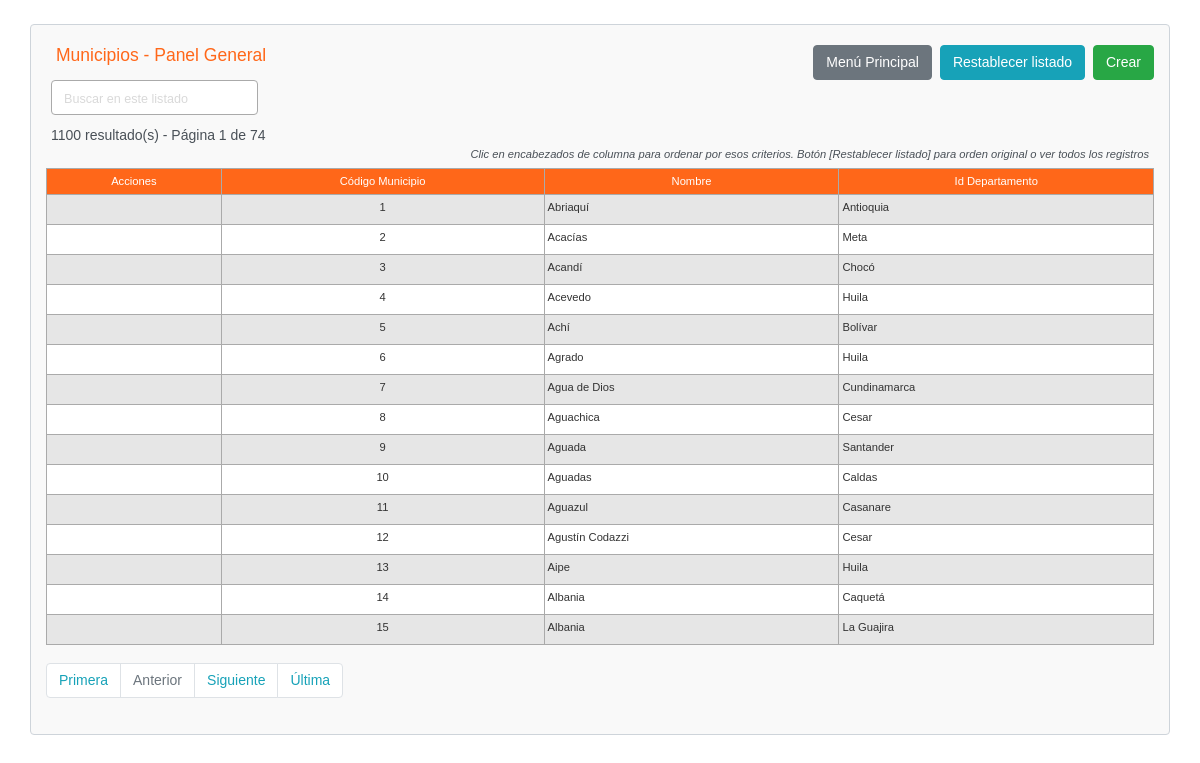
Screenshot of /app/municipios/municipios-index.php with the database file from the repository.
### tables this page shows
CREATE TABLE `municipios` (
  `idMunicipio` int(4) NOT NULL,
  `municipio` varchar(255) DEFAULT NULL,
  `codigoMunicipio` int(4) DEFAULT NULL,
  `idDepartamento` int(3) NOT NULL,
  `estado` tinyint(4) UNSIGNED NOT NULL DEFAULT 1,
  `auditoria` datetime DEFAULT current_timestamp() ON UPDATE current_timestamp()
);

CREATE TABLE `departamentos` (
  `idDepartamento` int(3) NOT NULL,
  `departamento` varchar(255) DEFAULT NULL,
  `codigoDepartamento` int(3) DEFAULT NULL,
  `estado` tinyint(4) DEFAULT 1,
  `auditoria` datetime DEFAULT current_timestamp() ON UPDATE current_timestamp()
);

### app/core/config.php (called while the page is built, shortened)
<?php
$no_of_records_per_page = 15;
?>

### app/municipios/municipios-index.php (the view, shortened to what this page needs)
<!DOCTYPE html>
<html lang="es">
<head>
    <link rel="stylesheet" href="../css/bootstrap.min.css">
    <link rel="stylesheet" href="../css/estilos.css" />
</head>
<body>
    <section class="pt-4">
        <div class="container-fluid index">
            <div class="row">
                <div class="col-md-12">
                    <div class="page-header clearfix">
                        <h2 class="float-left">Municipios - Panel General</h2>
                        <a href="municipios-create.php" class="btn btn-success float-right">Crear</a>
                        <a href="municipios-index.php" class="btn btn-info float-right mr-2">Restablecer listado</a>
                        <a href="../core/menu.php" class="btn btn-secondary float-right mr-2">Menú Principal</a>
                    </div>
                    <div class="form-row">
                        <form action="municipios-index.php" method="get">
                        <div class="col">
                          <input type="text" class="form-control" placeholder="Buscar en este listado" name="search">
                        </div>
                        </form>
                    </div>
                    <?php
                    require_once "../core/config.php";
                    $domain     = $_SERVER['HTTP_HOST'];
                    $script   = $_SERVER['SCRIPT_NAME'];
                    $parameters   = $_SERVER['QUERY_STRING'];
                    $protocol=strpos(strtolower($_SERVER['SERVER_PROTOCOL']),'https')
                                === FALSE ? 'http' : 'https';
                    $currenturl = $protocol . '://' . $domain. $script . '?' . $parameters;
                    if (isset($_GET['pageno'])) {
                        $pageno = $_GET['pageno'];
                    } else {
                        $pageno = 1;
                    }
                    $offset = ($pageno-1) * $no_of_records_per_page;
                    $total_pages_sql = "SELECT COUNT(*) FROM municipios";
                    $result = mysqli_query($link,$total_pages_sql);
                    $total_rows = mysqli_fetch_array($result)[0];
                    $total_pages = ceil($total_rows / $no_of_records_per_page);
                    $order = 'idMunicipio';
                    $sortBy = array('asc', 'desc'); $sort = 'asc';
                    $sql = "SELECT MN.*,
                            DP.departamento
                            FROM municipios MN
                            LEFT JOIN departamentos DP ON DP.idDepartamento = MN.idDepartamento
                            ORDER BY $order $sort
                            LIMIT $offset, $no_of_records_per_page";
                    $count_pages = "SELECT * FROM municipios";
                    if(!empty($_GET['search'])) {
                        $search = ($_GET['search']);
                        $sql = "SELECT MN.*,
                            DP.departamento
                            FROM municipios MN
                            LEFT JOIN departamentos DP ON DP.idDepartamento = MN.idDepartamento
                            WHERE CONCAT (MN.codigoMunicipio,MN.municipio,DP.departamento,MN.estado,MN.auditoria)
                            LIKE '%$search%'
                            ORDER BY $order $sort
                            LIMIT $offset, $no_of_records_per_page";
                        $count_pages = "SELECT MN.*,
                            DP.departamento
                            FROM municipios MN
                            LEFT JOIN departamentos DP ON DP.idDepartamento = MN.idDepartamento
                            WHERE CONCAT (MN.codigoMunicipio,MN.municipio,DP.departamento,MN.estado,MN.auditoria)
                            LIKE '%$search%'
                            ORDER BY $order $sort";
                    }
                    else {
                        $search = "";
                    }
                    if($result = mysqli_query($link, $sql)){
                        if(mysqli_num_rows($result) > 0){
                            if ($result_count = mysqli_query($link, $count_pages)) {
                               $total_pages = ceil(mysqli_num_rows($result_count) / $no_of_records_per_page);
                           }
                            $number_of_results = mysqli_num_rows($result_count);
                            echo "<div class='cantidad-paginas'>" . $number_of_results . " resultado(s) - Página " . $pageno . " de " . $total_pages . "</div>";
                            echo "<p class='tip-columnas-index'>Clic en encabezados de columna para ordenar por esos criterios. Botón [Restablecer listado] para orden original o ver todos los registros</p>";
                            echo "<div class='seccion-tabla-scroll-horizontal'>";
                            echo "<table class='estilo-tabla-index table table-bordered table-striped'>";
                                echo "<thead>";
                                    echo "<tr>";
                                        echo "<th class='estilo-acciones'>Acciones</th>";
                                        echo "<th><a href=?search=$search&sort=&order=codigoMunicipio&sort=$sort>Código Municipio</th>";
										echo "<th><a href=?search=$search&sort=&order=municipio&sort=$sort>Nombre</th>";
										echo "<th><a href=?search=$search&sort=&order=idDepartamento&sort=$sort>Id Departamento</th>";
                                    echo "</tr>";
                                echo "</thead>";
                                echo "<tbody>";
                                while($row = mysqli_fetch_array($result)){
                                    echo "<tr>";
                                    echo "<td class='centrar-columna'>";
                                        echo "<a href='municipios-read.php?idMunicipio=". $row['idMunicipio'] ."'><i class='far fa-eye'></i></a>";
                                        echo "<a href='municipios-update.php?idMunicipio=". $row['idMunicipio'] ."'><i class='far fa-edit'></i></a>";
                                        echo "<a href='municipios-delete.php?idMunicipio=". $row['idMunicipio'] ."'><i class='far fa-trash-alt'></i></a>";
                                    echo "</td>";
                                    echo "<td class='centrar-columna'>" . $row['codigoMunicipio'] . "</td>";
                                    echo "<td>" . $row['municipio'] . "</td>";
                                    echo "<td>" . $row['departamento'] . "</td>";
                                    echo "</tr>";
                                }
                                echo "</tbody>";
                            echo "</table>";
                            echo "</div>";
?>
                                <ul class="pagination" align-right>
                                <?php
                                    $new_url = preg_replace('/&?pageno=[^&]*/', '', $currenturl);
                                 ?>
                                    <li class="page-item"><a class="page-link" href="<?php echo $new_url .'&pageno=1' ?>">Primera</a></li>
                                    <li class="page-item <?php if($pageno <= 1){ echo 'disabled'; } ?>">
                                        <a class="page-link" href="<?php if($pageno <= 1){ echo '#'; } else { echo $new_url ."&pageno=".($pageno - 1); } ?>">Anterior</a>
                                    </li>
                                    <li class="page-item <?php if($pageno >= $total_pages){ echo 'disabled'; } ?>">
                                        <a class="page-link" href="<?php if($pageno >= $total_pages){ echo '#'; } else { echo $new_url . "&pageno=".($pageno + 1); } ?>">Siguiente</a>
                                    </li>
                                    <li class="page-item <?php if($pageno >= $total_pages){ echo 'disabled'; } ?>">
                                        <a class="page-item"><a class="page-link" href="<?php echo $new_url .'&pageno=' . $total_pages; ?>">Última</a>
                                    </li>
                                </ul>
<?php
                        } else{
                            echo "<p class='lead sin-registros'><em>No se encontraron coincidencias.</em></p>";
                        }
                    } else{
                        echo "ERROR: No fue posible ejecutar $sql. " . mysqli_error($link);
                    }
                    ?>
                </div>
            </div>
        </div>
    </section>
</body>
</html>

### app/css/estilos.css (style rules this page uses)
body { background-color: white; margin: 0; font-family: "Muli", sans-serif; font-size: 14px; color: #495057; }
table.estilo-tabla-index { border: 1px solid #aaaaaa; background-color: #f2f2f2; width: 100%; text-align: left; border-collapse: collapse; margin-bottom: 3px; }
table.estilo-tabla-index td, table.estilo-tabla-index th { border: 1px solid #aaaaaa; padding: 4px 3px; }
table.estilo-tabla-index tbody td { font-size: 0.8em; color: #333333; }
table.estilo-tabla-index tr:nth-child(even) { background: #ffffff; }
table.estilo-tabla-index thead { background: #ff6719; border-bottom: 0px solid #444444; }
table.estilo-tabla-index thead th { font-size: 0.8em; font-weight: normal; color: #ffffff; text-align: center; border-left: 0px solid #aaaaaa; }
table.estilo-tabla-index thead th:first-child { border-left: none; }
table.estilo-tabla-index thead a { padding: 2px 2px; color: #ffffff; text-decoration: none; }
.page-header h2 { margin-top: 0; }
.estilo-acciones { color: #000000; text-decoration: none; }
input[name="search"]::placeholder { opacity: 1; color: #d9d9d9; font-size: 0.9em; }
input.form-control, input.solo-lectura { background-color: #FFFFEE; border-color: #AAAAAA; }
input[name="search"] { background-color: #FFFFFF; }
.btn { font-size: 1em; }
.page-item, .page-link { font-size: 1em; color: #17a2b8; }
h2.float-left { font-size: 1.5em; padding-left: 10px; }
form div.col { padding-left: 10px; padding-right: 0px; }
.centrar-columna { text-align: center; }
ul.pagination { margin-top: 15px; }
div.page-header h1, div.page-header h2 { font-size: 1.25em; }
input.btn.btn-primary, input.btn.btn-danger, a.btn.btn-primary, a.btn.btn-secondary { margin-top: 20px; }
a.btn.btn-secondary.float-right.mr-2 { margin-top: 0px; }
div.container-fluid { background-color: #F9F9F9; width: 40%; padding: 20px; margin-bottom: 48px; border: 1px; border-radius: 0.25rem; border: 1px solid #ced4da; }
div.container-fluid.index { width: 95%; padding-right: 15px; padding-left: 15px; margin-right: auto; margin-left: auto; }
div.page-header h2, div.page-header h1 { background-color: #ff6719; color: white; padding: 10px; }
div.page-header.clearfix h2, div.page-header.clearfix h1 { background-color: #F9F9F9; color: #ff6719; padding-top: 0px; padding-bottom: 0px; }
.tip-columnas-index { text-align: right; margin-right: 5px; margin-top: 0px; margin-bottom: 0px; margin-left: 0px; font-style: italic; font-size: 0.8em; }
.seccion-tabla-scroll-horizontal { overflow: auto; white-space: nowrap; margin-top: 5px; }
.cantidad-paginas { margin-top: 10px; margin-left: 5px; }
.form-control { font-size: 1em !important; }

### rows the page displays
municipios: codigoMunicipio "1", municipio "Abriaquí", idDepartamento.departamento "Antioquia"
municipios: codigoMunicipio "2", municipio "Acacías", idDepartamento.departamento "Meta"
municipios: codigoMunicipio "3", municipio "Acandí", idDepartamento.departamento "Chocó"
municipios: codigoMunicipio "4", municipio "Acevedo", idDepartamento.departamento "Huila"
municipios: codigoMunicipio "5", municipio "Achí", idDepartamento.departamento "Bolívar"
municipios: codigoMunicipio "6", municipio "Agrado", idDepartamento.departamento "Huila"
municipios: codigoMunicipio "7", municipio "Agua de Dios", idDepartamento.departamento "Cundinamarca"
municipios: codigoMunicipio "8", municipio "Aguachica", idDepartamento.departamento "Cesar"
municipios: codigoMunicipio "9", municipio "Aguada", idDepartamento.departamento "Santander"
municipios: codigoMunicipio "10", municipio "Aguadas", idDepartamento.departamento "Caldas"
municipios: codigoMunicipio "11", municipio "Aguazul", idDepartamento.departamento "Casanare"
municipios: codigoMunicipio "12", municipio "Agustín Codazzi", idDepartamento.departamento "Cesar"
municipios: codigoMunicipio "13", municipio "Aipe", idDepartamento.departamento "Huila"
municipios: codigoMunicipio "14", municipio "Albania", idDepartamento.departamento "Caquetá"
municipios: codigoMunicipio "15", municipio "Albania", idDepartamento.departamento "La Guajira"

### other values shown
$number_of_results "1100"
$pageno "1"
$total_pages "74"
